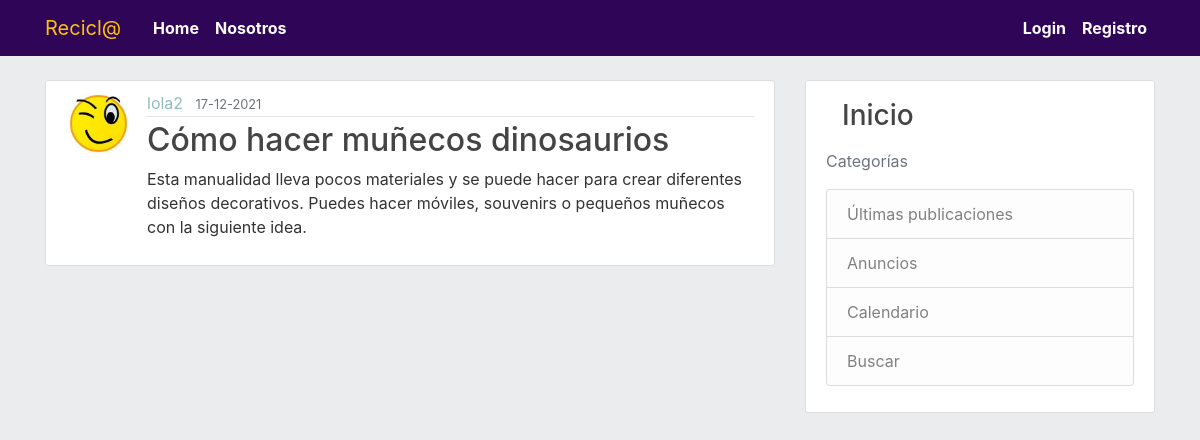
The app's page /post3 with its own data.
### flask_blog/models.py (models this page shows, shortened)
class Usuario(db.Model, UserMixin):
    id =  db.Column(db.Integer, primary_key=True)
    usuarionombre = db.Column(db.String(20), unique=True, nullable=False)
    email = db.Column(db.String(120), unique=True, nullable=False)
    image_file = db.Column(db.String(20), nullable=False, default='default.jpg')
    password = db.Column(db.String(60), nullable=False)
    posts = db.relationship('Post', backref='autor', lazy=True)

class Post(db.Model):
    id = db.Column(db.Integer, primary_key=True)
    titulo =db.Column(db.String(100), nullable=False)
    fecha = db.Column(db.DateTime, nullable=False, default=datetime.utcnow)
    contenido = db.Column(db.Text, nullable=False)
    user_id = db.Column(db.Integer, db.ForeignKey('usuario.id'), nullable=False)

### flask_blog/posts/routes.py (the view)
@posts.route("/post<int:post_id>")    # mostrar las publicaciones
def post(post_id):
    post = Post.query.get_or_404(post_id)
    return render_template('post.html', titulo=post.titulo, post=post)

### flask_blog/templates/post.html (shortened to what this page needs)
{% extends "layout.html" %}
{% block content %}
    <article class="media content-section">
        <img class="rounded-circle article-img" src="{{ url_for('static', filename='profile_pics/' + post.autor.image_file) }}">
        <div class="media-body">
            <div class="article-metadata">
                <a class="mr-2" href="#">{{ post.autor.usuarionombre }}</a>
                <small class="text-muted">{{ post.fecha.strftime('%d-%m-%Y') }}</small>
            </div>
            <h2 class="article-title">{{ post.titulo }}</h2>
            <p class="article-content">{{ post.contenido }}</p>
        </div>
    </article>
{% endblock content %}

### flask_blog/static/main.css (style rules this page uses)
body { background: rgb(235, 236, 238); color: #333333; margin-top: 5rem; }
h1, h2, h3, h4, h5, h6 { color: #444444; }
.content-section { background: #ffffff; padding: 10px 20px; border: 1px solid #dddddd; border-radius: 3px; margin-bottom: 20px; }
.article-title { color: #444444; }
.article-content { white-space: pre-line; }
.article-img { height: 65px; width: 65px; margin-right: 16px; }
.article-metadata { padding-bottom: 1px; margin-bottom: 4px; border-bottom: 1px solid #e3e3e3 }
.article-metadata a { color: rgb(143, 189, 189) }

### records on screen
Usuario: image_file (placeholder picture), autor.usuarionombre "lola2"
Post: fecha "17-12-2021", titulo "Cómo hacer muñecos dinosaurios", contenido "Esta manualidad lleva pocos materiales y se puede hacer para crear diferentes diseños decorativos. Puedes hacer móviles, souvenirs o pequeños muñecos con la siguiente idea."
